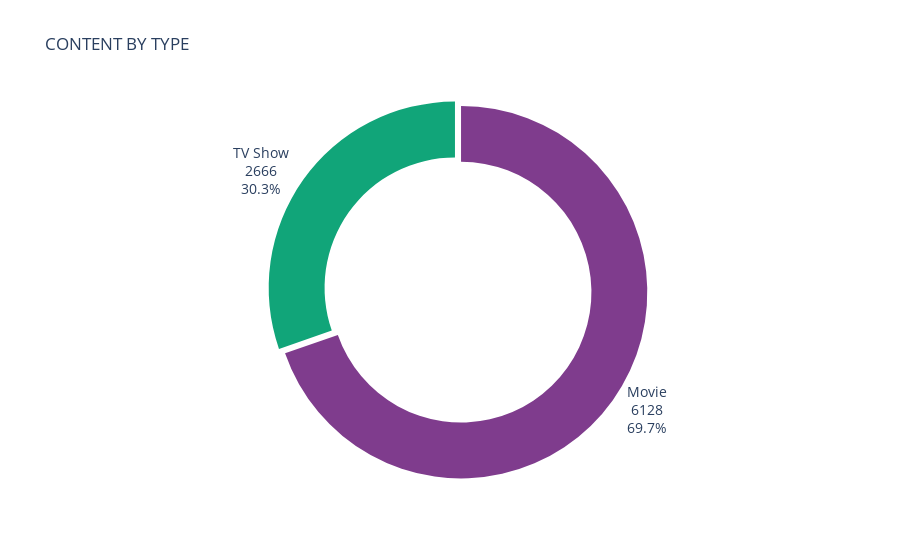

The notebook cell this image was saved under:
### Markdown cell above
##### ***4.1)CONTENT BY TYPE***

### Code cell
type_counts=df['type'].value_counts().reset_index()
fig1 = px.pie(
    type_counts,
    names='type',
    values='count',
    title = 'CONTENT BY TYPE',
    hole=0.7,
    color_discrete_sequence=px.colors.qualitative.Bold
)
fig1.update_traces(
    textinfo='label+percent+value',
    textposition='outside',  # 👈 This moves text outside
    textfont_size=14,
    pull=[0.02]*len(type_counts)
)

fig1.update_layout(
    showlegend=False  # Keeps the legend below or beside the chart
)
fig1.show()

### Figure 1 — Plotly figure (JSON) as saved in the notebook; plotly's stock layout.template omitted (floating-point values rounded to 4 significant figures)
{"data": [{"domain": {"x": [0, 1], "y": [0, 1]}, "hole": 0.7, "hovertemplate": "type=%{label}<br>count=%{value}<extra></extra>", "labels": ["Movie", "TV Show"], "legendgroup": "", "name": "", "pull": [0.02, 0.02], "showlegend": true, "textfont": {"size": 14}, "textinfo": "label+percent+value", "textposition": "outside", "type": "pie", "values": [6128, 2666]}], "layout": {"legend": {"tracegroupgap": 0}, "piecolorway": ["rgb(127, 60, 141)", "rgb(17, 165, 121)", "rgb(57, 105, 172)", "rgb(242, 183, 1)", "rgb(231, 63, 116)", "rgb(128, 186, 90)", "rgb(230, 131, 16)", "rgb(0, 134, 149)", "rgb(207, 28, 144)", "rgb(249, 123, 114)", "rgb(165, 170, 153)"], "showlegend": false, "title": {"text": "CONTENT BY TYPE"}}}
